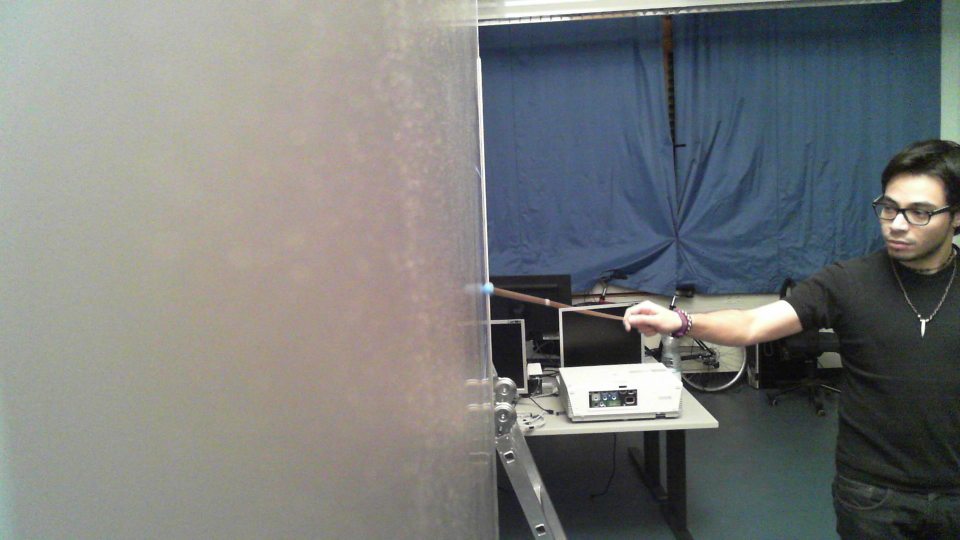
#> input picture images_azul/c1_image1.png, 1920 x 1080 px, given in place of c2_image000.png, which was not available (shown at 1/2 size)
$ python Contours.py
#> lines starting #> are read from the running program, lines starting #| are printed output that depends on the picture; after the words box and inside, x2 and y2 are one past the last pixel; in counts of white or black regions, pixels touching at a corner belong together; pictures that were not available may be replaced by others from this repository, and a replacement may not be noted
### ROI42.py
# -*- coding: utf-8 -*-
"""
Created on Fri Jan  9 17:28:42 2015

@author: Argentina Ortega Sáinz

Adapted from the code found at http://aroberge.blogspot.de/2014/11/practical-python-and-opencv-review-part_25.html
"""

import cv2
import copy

WIDTH = 640
HEIGHT = 480
SELECT_COLOUR = (255, 0, 0)  # blue
SAVE_COLOUR = (0, 255, 0)    # green
_x1 = _y1 = _x2=_y2 = 0
_original = _cropped = None
_clicked = False

img = 'images/frames/blue/c2_image000.png'
im = cv2.imread(img)
#> im is the input picture: shape (1080, 1920, 3); mean B, G, R 121.3, 122.5, 119.7
im1 = cv2.resize(im,(640,480))
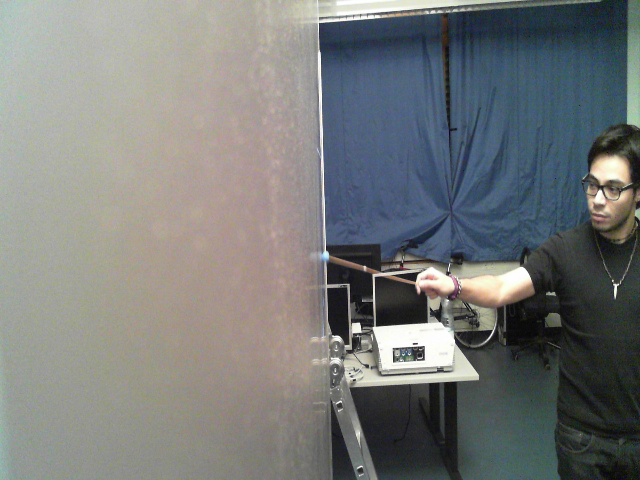
#> im1: shape (480, 640, 3); mean B, G, R 121.3, 122.5, 119.7
im1 = cv2.GaussianBlur(im1,(5,5),0)

# [62 lines left out: functions init, paintROI, showCroppedImg, mouseROI, getROI, not called in this run]


# [2 lines that do not run on import are left out]

### Color.py
# -*- coding: utf-8 -*-
"""
Created on Mon Dec 15 12:20:11 2014

@author: Argen
"""
import cv2
import numpy as np
import circleDetection as Detector
from matplotlib import pyplot as plt
import HSV as h
import ROI42 as roi

# define range of blue color in HSV
lower_blue = np.array([92,  39, 146], dtype="uint8")
upper_blue = np.array([114,  95, 255], dtype="uint8")
# New values
# lower_blue = np.array([60, 41, 20], dtype="uint8")
# upper_blue = np.array([121, 202, 210], dtype="uint8")

# define range of red color in HSV
lower_red = np.array([0, 0, 230], dtype="uint8")
upper_red = np.array([179, 255, 255], dtype="uint8")
# New values
# lower_red = np.array([0, 67, 61], dtype="uint8")
# upper_red = np.array([179, 144, 255], dtype="uint8")

# define range of green color in HSV
lower_green = np.array([37, 16, 186], dtype="uint8")
upper_green = np.array([118, 184, 255], dtype="uint8")
# [13 lines of commented-out code are left out]
global_lower_side = []
global_upper_side = []
global_lower_top = []
global_upper_top = []
global_lower = []
global_upper = []


# [77 lines left out: functions track_hsv, color_mask, not called in this run]


def getColorMask(image, c):
    im1 = cv2.GaussianBlur(image, (5, 5), 0)
    hsv = cv2.cvtColor(im1, cv2.COLOR_BGR2HSV)
    if c == 'b':
        mask = cv2.inRange(hsv, lower_blue, upper_blue)
    elif c == 'r':
        mask = cv2.inRange(hsv, lower_red, upper_red)
    elif c == 'g':
        mask = cv2.inRange(hsv, lower_green, upper_green)

    res = cv2.bitwise_and(im1, im1, mask=mask)

    return res


# [189 lines left out: functions getAutoColorMask, initializeBoundaries, back_projection, compute_histogram, fit_gaussian, equalize_component and 1 more, not called in this run]

# [17 lines that do not run on import are left out]

### ROISelection.py
# -*- coding: utf-8 -*-
"""
Created on Fri Jan  9 17:28:42 2015

@author: Argentina Ortega Sáinz

Adapted from the code found at http://aroberge.blogspot.de/2014/11/practical-python-and-opencv-review-part_25.html
"""

import cv2
import copy

WIDTH = 640
HEIGHT = 480
_SELECT_COLOUR = (255, 0, 0)  # blue
_SAVE_COLOUR = (0, 255, 0)    # green
_x1 = _y1 = _x2 = _y2 = 0
_original = _cropped = None
_clicked = False


def _init(original):
    global _x2, _y2
    cv2.namedWindow('Original image', cv2.WINDOW_NORMAL)
    cv2.imshow('Original image', original)
    cropped = original.copy()  #[y,x]
    _x2 = original.shape[1]
    _y2 = original.shape[0]
    #cv2.namedWindow('Cropped', cv2.WINDOW_NORMAL)
    #cv2.imshow("Cropped", cropped)
    return original, cropped


# [39 lines left out: functions _paintROI, _showCroppedImg, _mouseROI, not called in this run]


def getROI(img):
    global _original, _cropped
    _original, _cropped = _init(img)

    cv2.setMouseCallback('Original image', _mouseROI)

    while True:
        key = cv2.waitKey(1) & 0xFF
        if key == 27:
            cv2.destroyAllWindows()
            return _x1, _y1, _x2, _y2
        elif key == ord('s'):
            cv2.destroyAllWindows()
            return _x1, _y1, _x2, _y2


def main():
    print "ROI SELECTION SCRIPT"


# [2 lines that do not run on import are left out]

### Contours.py
# -*- coding: utf-8 -*-
"""
Created on Sat Jan 10 22:32:41 2015

@author: Argen
"""

import numpy as np
import cv
import cv2
import ROISelection as r
import Color as color


def init(img, img2=None):
    roi1 = r.getROI(img)

    if img2==None:
        roi2 = ()
        return roi1,roi2
    else:
        roi2 = r.getROI(img2)
        return roi1,roi2

def getCroppedImage(img, roi):
    x1, y1, x2, y2 = roi
    i = img[y1:y2,x1:x2]
    return i

# [45 lines left out: functions paintContour, hasContour, not called in this run]


def getMarker(img):
    '''
    Receives an image in BGR
    '''
    imgray = cv2.cvtColor(img,cv2.COLOR_BGR2GRAY)
    ret,thresh = cv2.threshold(imgray,127,255,cv2.THRESH_BINARY)
    contours, hierarchy = cv2.findContours(thresh,cv2.RETR_TREE,cv2.CHAIN_APPROX_NONE)
    i = 0
    bigArea = 0
    for cnt in contours:
       area = cv2.contourArea(cnt)
       if area>= bigArea:
           bigArea=i
       i = i + 1

    cnt = contours[i-1]
    (x,y),radius = cv2.minEnclosingCircle(cnt)
    center = (int(x),int(y))
    radius = int(radius)

    return center, radius


def getImgWithMarker(original,roi,c):
    '''
    Receives an image cropped
    '''
    org = original.copy()
    img = getCroppedImage(org,roi)
    imc = color.getColorMask(img,c)
    imgray = cv2.cvtColor(imc,cv2.COLOR_HSV2BGR)
    center,radius = getMarker(imgray)
    cv2.circle(img,center,radius,(255,0,0),2)
    org[roi[1]:roi[3],roi[0]:roi[2]]=img

    return org


def main():
    ex = cv2.imread('images/images_azul/c2_image04.png')
    ex = cv2.GaussianBlur(ex, (3, 3), 0)
    roi1,roi2 = init(ex)

    x1, y1, x2, y2 = roi1
    im=getImgWithMarker(ex,roi1,'b')
    img = cv2.resize(im,(640,480))

    cv2.imshow("Marker detection",img)
    cv2.waitKey(0)
    cv2.destroyAllWindows()

if __name__ == '__main__':
    main()
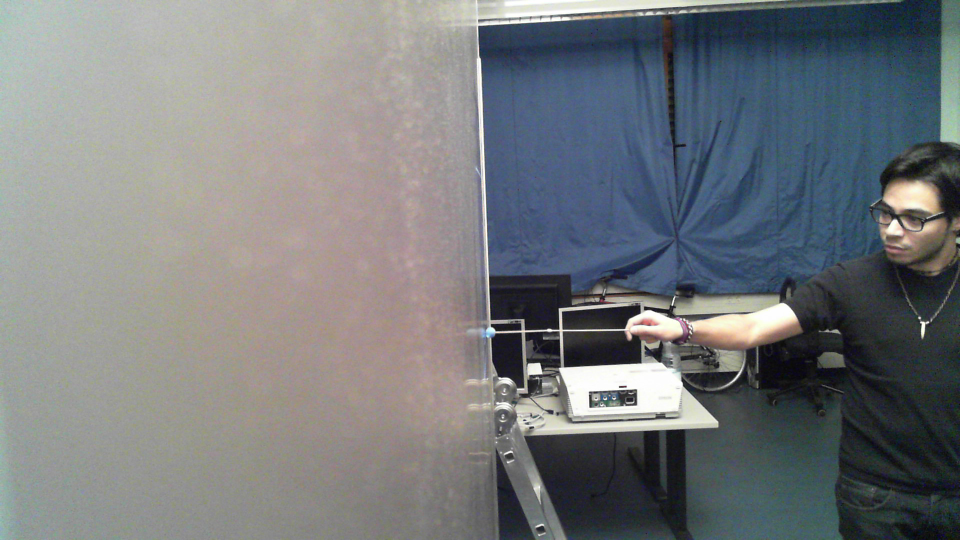
#> input picture images_azul/c1_image10.png, 1920 x 1080 px, given in place of c2_image04.png, which was not available (shown at 1/2 size)
#> in main, ex is the input picture: shape (1080, 1920, 3); mean B, G, R 124.5, 121.9, 118.5
#> (key Esc is pressed here)
#> in init, `roi1 = r.getROI(img)`: roi1 = (0, 0, 1920, 1080)
#> in main, `roi1,roi2 = init(ex)`: roi2 = ()
#> in main, `x1, y1, x2, y2 = roi1`: x1 = 0; x2 = 1920; y2 = 1080
#> in getCroppedImage, `x1, y1, x2, y2 = roi`: x1 = 0; x2 = 1920; y2 = 1080
#> in getColorMask, `hsv = cv2.cvtColor(im1, cv2.COLOR_BGR2HSV)`: hsv: shape (1080, 1920, 3); mean H, S, V 71.9, 46.9, 131.9
#> in getColorMask, `mask = cv2.inRange(hsv, lower_blue, upper_blue)`:
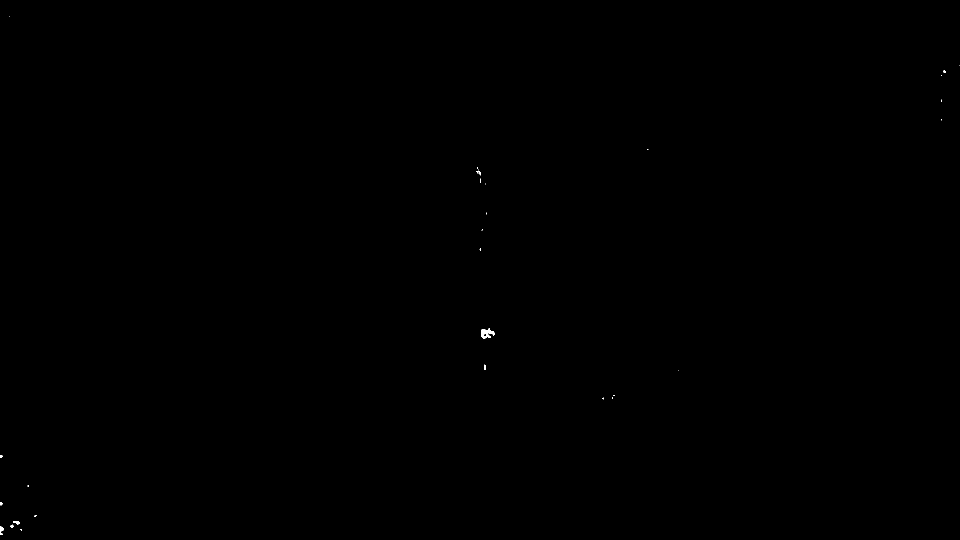
#> mask: shape (1080, 1920) (shown at 1/2 size); 0.03% white; 31 white regions (22 under 20 px), largest, box (x1, y1, x2, y2) and area: (962, 657, 989, 678) 319, (0, 1053, 7, 1063) 57, (26, 1042, 40, 1049) 56
#> in getMarker, `ret,thresh = cv2.threshold(imgray,127,255,cv2.THRESH_BINARY)`: thresh: shape (1080, 1920); 0% white in thin lines or dots, all inside (x1, y1, x2, y2) = (963, 657, 989, 675)
#> in getMarker, `contours, hierarchy = cv2.findContours(thresh,cv2.RETR_TREE,cv2.CHAIN_..`: contours = 8 contours, all with area under 20
#> the loop in getMarker, `for cnt in contours:` made 8 passes
#> (cnt, area) on passes 2, 4, 7: ([[966, 669]], 0), ([[987, 663]], 0), ([[976, 658]], 0)
#> area on passes 1, 3, 5, 6, 8: 3.5, 4, 3, 16, 5
#> after the loop in getMarker, `for cnt in contours:`: bigArea = 7; i = 8
#> in getMarker, `cnt = contours[i-1]`: cnt = contour of 18 points, box (x1, y1, x2, y2) (978, 657, 985, 663), area 5
#> in getMarker, `(x,y),radius = cv2.minEnclosingCircle(cnt)`: x = 981; y = 659.5; radius = 3.91
#> in getMarker, `center = (int(x),int(y))`: center = (981, 659)
#> in getMarker, `radius = int(radius)`: radius = 3
#> in getImgWithMarker, `center,radius = getMarker(imgray)`: center = (981, 659); radius = 3
#> in main, `img = cv2.resize(im,(640,480))`:
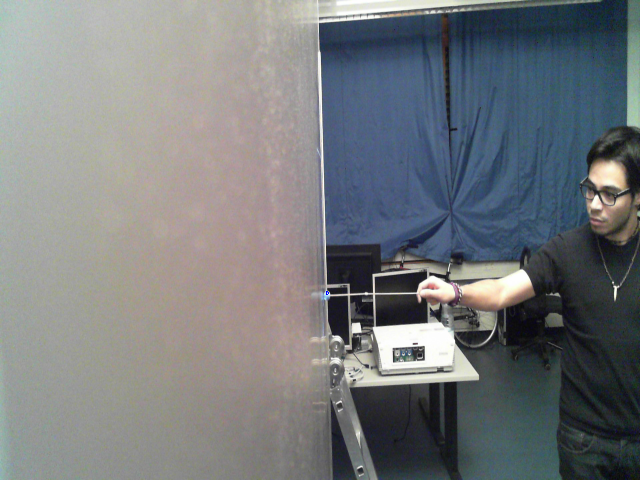
#> img: shape (480, 640, 3); mean B, G, R 124.6, 122, 118.5
